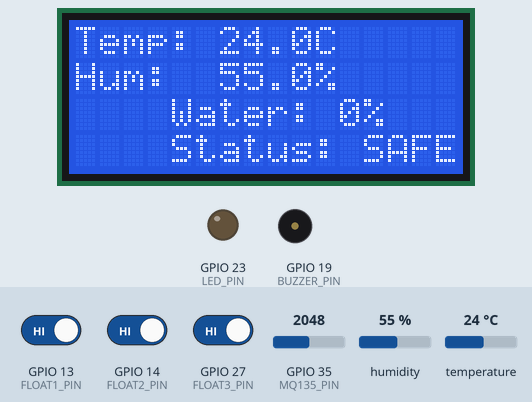
The sketch below on a simulated ESP32. Shown: 16×4 character LCD, output pins drawn as LEDs (lit = HIGH), buzzer (waves = sounding, pin HIGH). The inputs (shaded band) are chosen by the test bench; at power-on: GPIO 13 (FLOAT1_PIN) HIGH, GPIO 14 (FLOAT2_PIN) HIGH, GPIO 27 (FLOAT3_PIN) HIGH, GPIO 35 (MQ135_PIN) = 2048, humidity 55 %, temperature 24 °C. WiFi joins after 1.5 s; servers stay silent unless stated; what the sketch prints to the serial monitor is not drawn.

Above: at 6.8 s.
6.9 s: GPIO 13 (FLOAT1_PIN) driven LOW
At 7.6 s:
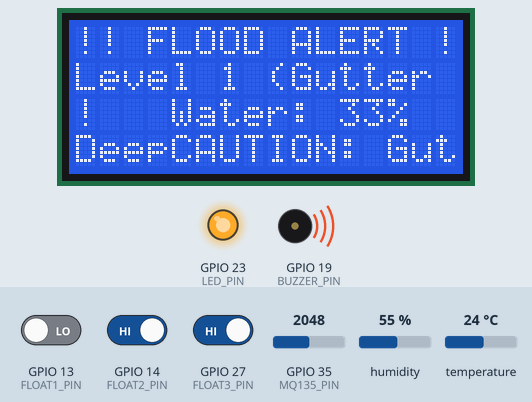
8.8 s: GPIO 14 (FLOAT2_PIN) driven LOW
At 9.9 s:
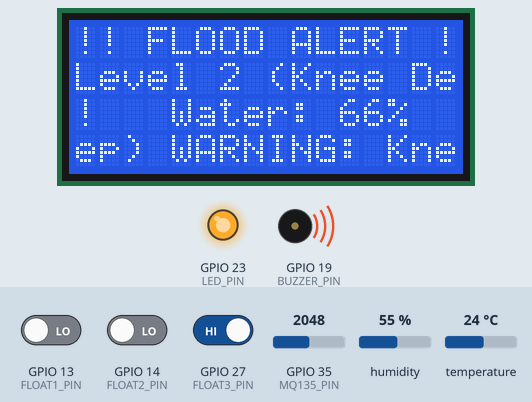
10.5 s: GPIO 27 (FLOAT3_PIN) driven LOW
At 12.0 s:
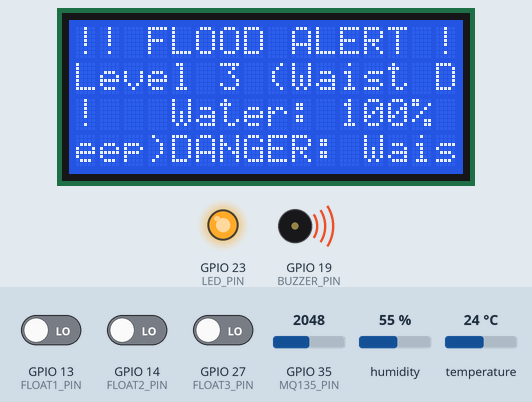
13.9 s: GPIO 13 (FLOAT1_PIN) driven HIGH
At 15.0 s:
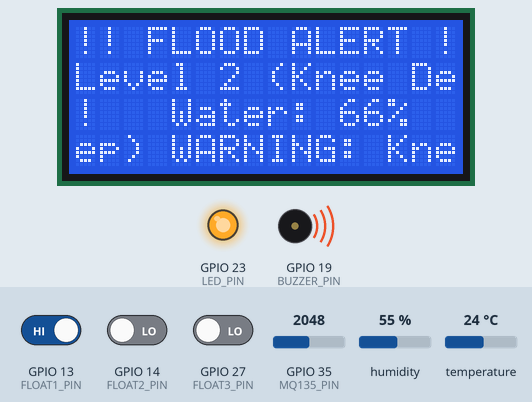
15.6 s: GPIO 14 (FLOAT2_PIN) driven HIGH
At 17.1 s:
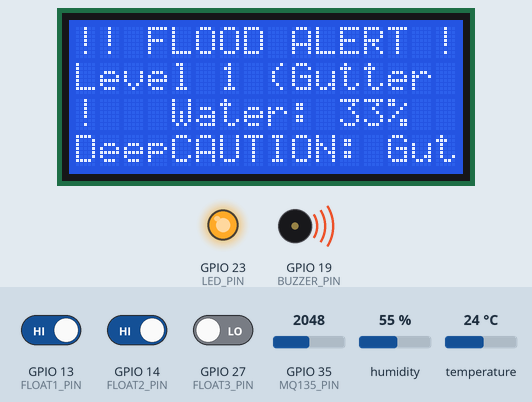
Timing chart, 0 to 18.6 s (numbered marks = the images above; inputs shaded):
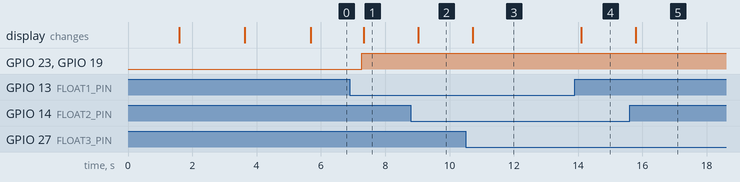

Measured:
- after the input at 6.9 s, GPIO 23 (LED_PIN), GPIO 19 (BUZZER_PIN): LOW → HIGH after 0.37 s; the display: changes after 0.44 s (image 1)
- after the input at 8.8 s, the display: changes after 0.23 s (image 2)
- after the input at 10.5 s, the display: changes after 0.22 s (image 3)
- after the input at 13.9 s, the display: changes after 0.20 s (image 4)
- after the input at 15.6 s, the display: changes after 0.19 s (image 5)

The sketch:

ESP32_Malanday_Sensor.ino
```cpp
#include <WiFi.h>
#include "DHT.h"
#include <Wire.h>
#include <LiquidCrystal_I2C.h>

// ==== WiFi Configuration ====
const char* ssid = "iPhonexxx";
const char* password = "asd12345";

// ==== Sensor Configuration ====
#define DHTPIN 4
#define DHTTYPE DHT22
#define FLOAT1_PIN 13
#define FLOAT2_PIN 14
#define FLOAT3_PIN 27
#define MQ135_PIN 35
#define BUZZER_PIN 19   // Buzzer connected to pin 19
#define LED_PIN 23      // LED connected to pin 23

// ==== Objects ====
DHT dht(DHTPIN, DHTTYPE);
WiFiServer server(80);
LiquidCrystal_I2C lcd(0x27, 16, 4);  // Address 0x27 for 16x4 LCD

// ==== Alert Control ====
bool alertActive = false;
unsigned long alertStart = 0;
const unsigned long ALERT_DURATION = 5000;

// === LCD Rotation Control ===
unsigned long lastDisplaySwitch = 0;
bool showAltScreen = false;  // false = main screen, true = alternate screen

// === Functions ===
void startFloodAlert() {
  alertActive = true;
  alertStart = millis();
  digitalWrite(BUZZER_PIN, HIGH);
  digitalWrite(LED_PIN, HIGH);
}

void updateFloodAlert() {
  if (alertActive && millis() - alertStart >= ALERT_DURATION) {
    alertActive = false;
    digitalWrite(BUZZER_PIN, LOW);
    digitalWrite(LED_PIN, LOW);
  }
}

// === Setup ===
void setup() {
  Serial.begin(115200);
  WiFi.setSleep(false);
  WiFi.begin(ssid, password);

  Serial.print("Connecting to WiFi");
  while (WiFi.status() != WL_CONNECTED) {
    delay(500);
    Serial.print(".");
  }
  Serial.println("\nWiFi Connected!");

  while (WiFi.localIP().toString() == "0.0.0.0") {
    delay(500);
    Serial.println("Waiting for IP...");
  }

  Serial.print("IP Address: ");
  Serial.println(WiFi.localIP());

  lcd.init();
  lcd.backlight();
  lcd.clear();
  lcd.setCursor(0, 0);
  lcd.print("ESP32 IoT System");
  lcd.setCursor(0, 1);
  lcd.print("Connecting WiFi");
  delay(2000);
  lcd.clear();
  lcd.setCursor(0, 0);
  lcd.print("WiFi Connected!");
  lcd.setCursor(0, 1);
  lcd.print(WiFi.localIP().toString());
  delay(2000);
  lcd.clear();

  dht.begin();

  // Float sensors use INPUT_PULLUP (LOW when water detected)
  pinMode(FLOAT1_PIN, INPUT_PULLUP);
  pinMode(FLOAT2_PIN, INPUT_PULLUP);
  pinMode(FLOAT3_PIN, INPUT_PULLUP);

  pinMode(BUZZER_PIN, OUTPUT);
  pinMode(LED_PIN, OUTPUT);
  digitalWrite(BUZZER_PIN, LOW);
  digitalWrite(LED_PIN, LOW);

  server.begin();
  Serial.println("HTTP server started");
}

// === Loop ===
void loop() {
  updateFloodAlert();

  WiFiClient client = server.available();

  // === Read Sensors ===
  float humidity = dht.readHumidity();
  float temperature = dht.readTemperature();
  int gas = analogRead(MQ135_PIN);
  float gasVoltage = (gas / 4095.0) * 3.3;

  int f1 = digitalRead(FLOAT1_PIN);
  int f2 = digitalRead(FLOAT2_PIN);
  int f3 = digitalRead(FLOAT3_PIN);

  // Debugging float sensor states
  Serial.print("Float States -> F1: ");
  Serial.print(f1);
  Serial.print(" | F2: ");
  Serial.print(f2);
  Serial.print(" | F3: ");
  Serial.println(f3);

  // Handle NaN values from DHT sensor
  if (isnan(humidity)) humidity = 0;
  if (isnan(temperature)) temperature = 0;

  // Since LOW = water detected, count triggered sensors
  int floatCount = (1 - f1) + (1 - f2) + (1 - f3);

  String floodLevel, lcdMessage;
  int waterPercent = 0;

  // Determine flood level based on float sensor count
  if (floatCount == 0) {
    floodLevel = "No Flood";
    lcdMessage = "SAFE: No Flood";
    waterPercent = 0;
  }
  else if (floatCount == 1) {
    floodLevel = "Level 1 (Gutter Deep)";
    lcdMessage = "CAUTION: Gutter";
    waterPercent = 33;
    if (!alertActive) startFloodAlert();
  }
  else if (floatCount == 2) {
    floodLevel = "Level 2 (Knee Deep)";
    lcdMessage = "WARNING: Knee";
    waterPercent = 66;
    if (!alertActive) startFloodAlert();
  }
  else if (floatCount == 3) {
    floodLevel = "Level 3 (Waist Deep)";
    lcdMessage = "DANGER: Waist!";
    waterPercent = 100;
    if (!alertActive) startFloodAlert();
  }

  // === LCD Display Rotation ===
  unsigned long now = millis();

  // Auto-switch LCD every 10 seconds (only when no flood alert)
  if (now - lastDisplaySwitch >= 10000 && floatCount == 0) {
    showAltScreen = !showAltScreen;
    lastDisplaySwitch = now;
  }

  lcd.clear();

  // If any water detected (Level 1, 2, 3) -> show alert display
  if (floatCount > 0) {
    lcd.setCursor(0, 0);
    lcd.print("!! FLOOD ALERT !!");
    lcd.setCursor(0, 1);
    lcd.print(floodLevel);
    lcd.setCursor(0, 2);
    lcd.print("Water: ");
    lcd.print(waterPercent);
    lcd.print("%");
    lcd.setCursor(0, 3);
    lcd.print(lcdMessage);
  }
  else {
    // Normal rotation display
    if (!showAltScreen) {
      // Main Screen: Temperature, Humidity, Water Level
      lcd.setCursor(0, 0);
      lcd.print("Temp: ");
      lcd.print(temperature, 1);
      lcd.print("C");
      lcd.setCursor(0, 1);
      lcd.print("Hum:  ");
      lcd.print(humidity, 1);
      lcd.print("%");
      lcd.setCursor(0, 2);
      lcd.print("Water: ");
      lcd.print(waterPercent);
      lcd.print("%");
      lcd.setCursor(0, 3);
      lcd.print("Status: SAFE");
    }
    else {
      // Alternate Screen: Air Quality, Gas Voltage
      int airQuality = map(gas, 0, 4095, 0, 500);
      lcd.setCursor(0, 0);
      lcd.print("Air Qual: ");
      lcd.print(airQuality);
      lcd.setCursor(0, 1);
      lcd.print("Gas Vol: ");
      lcd.print(gasVoltage, 2);
      lcd.print("V");
      lcd.setCursor(0, 2);
      lcd.print("All Systems OK");
      lcd.setCursor(0, 3);
      lcd.print("IP:");
      lcd.print(WiFi.localIP().toString());
    }
  }

  // === Handle API Request ===
  if (client && client.connected()) {
    String request = client.readStringUntil('\r');
    client.flush();

    if (request.indexOf("GET /api/data") >= 0) {
      // Calculate air quality
      int airQuality = map(gas, 0, 4095, 0, 500);

      // Build JSON response
      String json = "{";
      json += "\"temperature\":";
      json += String(temperature, 1);
      json += ",\"humidity\":";
      json += String(humidity, 1);
      json += ",\"waterPercent\":";
      json += String(waterPercent);
      json += ",\"floodLevel\":\"";
      json += floodLevel;
      json += "\",\"airQuality\":";
      json += String(airQuality);
      json += ",\"gasAnalog\":";
      json += String(gas);
      json += ",\"gasVoltage\":";
      json += String(gasVoltage, 2);
      json += "}";

      // Send HTTP response
      client.print("HTTP/1.1 200 OK\r\n");
      client.print("Content-Type: application/json\r\n");
      client.print("Access-Control-Allow-Origin: *\r\n");
      client.print("Connection: close\r\n");
      client.print("Content-Length: ");
      client.print(json.length());
      client.print("\r\n\r\n");
      client.print(json);
      client.stop();

      Serial.println("API request served");
      Serial.println(json);
      return;
    }

    // === HTML Dashboard ===
    client.print("HTTP/1.1 200 OK\r\n");
    client.print("Content-Type: text/html\r\n\r\n");
    client.print("<!DOCTYPE html><html><head>");
    client.print("<meta name='viewport' content='width=device-width, initial-scale=1'>");
    client.print("<title>ESP32 IoT Dashboard - Malanday</title>");
    client.print("<style>");
    client.print("body{font-family:Arial;text-align:center;background:#f0f0f0;margin-top:50px;}");
    client.print(".card{background:white;padding:20px;margin:auto;width:320px;border-radius:15px;box-shadow:0 4px 8px rgba(0,0,0,0.1);}");
    client.print("h2{color:#333;margin-bottom:20px;}");
    client.print("p{font-size:18px;margin:10px 0;}");
    client.print(".value{font-weight:bold;color:#0c3d87;}");
    client.print(".flood{color:#e74c3c;}");
    client.print("</style></head><body>");
    client.print("<div class='card'>");
    client.print("<h2>ESP32 IoT Dashboard</h2>");
    client.print("<p>Temperature: <span class='value' id='temp'>--</span> °C</p>");
    client.print("<p>Humidity: <span class='value' id='hum'>--</span> %</p>");
    client.print("<p class='flood'>Flood Level: <span class='value' id='level'>--</span></p>");
    client.print("<p>Water: <span class='value' id='water'>--</span> %</p>");
    client.print("<p>Air Quality: <span class='value' id='air'>--</span></p>");
    client.print("<p>Gas Voltage: <span class='value' id='volt'>--</span> V</p>");
    client.print("</div>");
    client.print("<script>");
    client.print("async function update(){");
    client.print("try{");
    client.print("const res=await fetch('/api/data');");
    client.print("const d=await res.json();");
    client.print("document.getElementById('temp').textContent=d.temperature;");
    client.print("document.getElementById('hum').textContent=d.humidity;");
    client.print("document.getElementById('water').textContent=d.waterPercent;");
    client.print("document.getElementById('level').textContent=d.floodLevel;");
    client.print("document.getElementById('air').textContent=d.airQuality;");
    client.print("document.getElementById('volt').textContent=d.gasVoltage;");
    client.print("}catch(e){console.error('Error:',e);}");
    client.print("}");
    client.print("setInterval(update,2000);update();");
    client.print("</script>");
    client.print("</body></html>");
    client.stop();

    Serial.println("Dashboard served");
  }

  delay(500);
}
```
